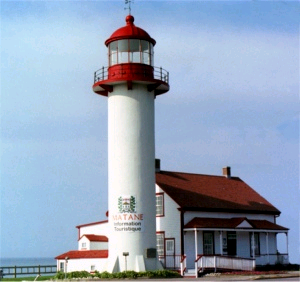
%> input picture TP6_demosaicing_Bayer/images/Ima_phare.tif, 300 x 282 px
$ octave TP6_colorimetrie.m   (GNU Octave 9; MATLAB toolbox functions it lacks are replaced by stand-ins)
%> lines starting %> are read from the running program, lines starting %| are printed output that depends on the picture
### TP6_demosaicing_Bayer/src/bayer.m
% [17 lines of commented-out code are left out]
function  CFA  = bayer1(Input_RGB)

   %Input_RGB = imread('image/Demosaic5.tif');

    % R閏upere notre image - RGB
    taille = size(Input_RGB);

    for i=1:2:taille(1)-1
        for j=1:2:taille(2)-1

            CFA(i,j) = Input_RGB(i,j,1);
            CFA(i,j+1) = Input_RGB(i,j+1,2);
            CFA(i+1,j) = Input_RGB(i+1,j,2);
            CFA(i+1,j+1) = Input_RGB(i+1,j+1,3);
            CFA1(i,j,1) = Input_RGB(i,j,1);
            CFA1(i,j+1,2) = Input_RGB(i,j+1,2);
            CFA1(i+1,j,2) = Input_RGB(i+1,j,2);
            CFA1(i+1,j+1,3) = Input_RGB(i+1,j+1,3);
        end
    end
    % [7 lines of commented-out code are left out]

### TP6_demosaicing_Bayer/src/TP6_colorimetrie.m
clc; clear all; close all;

I = imread('Ima_phare.tif');
%> I is the input picture: size 282x300x3 uint8; mean R, G, B 147.6, 163.7, 185.9
figure;
imshow(I); title('Image originale')

Ired=I(:,:,1);
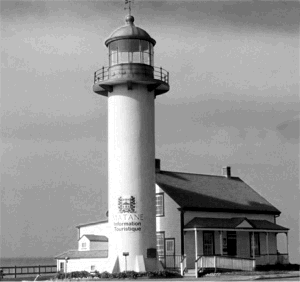
%> Ired: size 282x300 uint8; min 0, max 255, mean 147.6
Igreen = I(:,:,2);
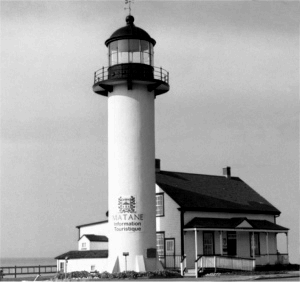
%> Igreen: size 282x300 uint8; min 0, max 255, mean 163.7
Iblue = I(:,:,3);
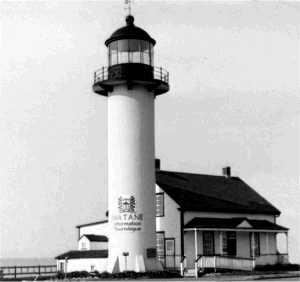
%> Iblue: size 282x300 uint8; min 0, max 255, mean 185.9
figure;
subplot(2,2,1); imshow(Ired); title('R');
subplot(2,2,2); imshow(Igreen); title('G');
subplot(2,2,3); imshow(Iblue); title('B');

CFA = bayer(I);
%> after the loop in bayer1, `for i=1:2:taille(1)-1`:
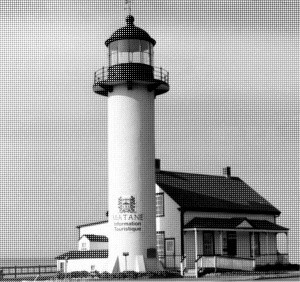
%> CFA: size 282x300 uint8; min 0, max 255, mean 165.2
%> after the loop in bayer1, `for i=1:2:taille(1)-1`:
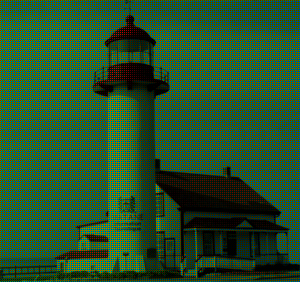
%> CFA1: size 282x300x3 uint8; mean R, G, B 36.9, 81.9, 46.4
figure;
imshow(CFA); title('Image CFA')

gbrg = demosaic(CFA,"gbrg");
grbg = demosaic(CFA,"grbg");
bggr = demosaic(CFA,"bggr");
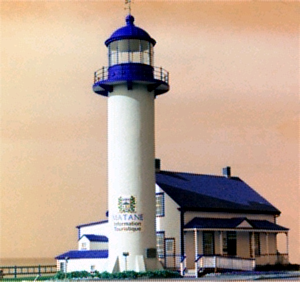
%> bggr: size 282x300x3 uint8; mean R, G, B 186.1, 163.8, 147.7
rggb = demosaic(CFA,"rggb");
figure;
subplot(2,2,1); imshow(gbrg); title('GBRG');
subplot(2,2,2); imshow(grbg); title('GRBG');
subplot(2,2,3); imshow(bggr); title('BGGR');
subplot(2,2,4); imshow(rggb); title('RGGB');

CFAred = rggb(:,:,1);
CFAgreen = rggb(:,:,2);
CFAblue = rggb(:,:,3);
diffRed = double(Ired-CFAred);
diffGreen = double(Igreen-CFAgreen);
diffBlue=double(Iblue-CFAblue);
distanceColorimetrique = sqrt(diffRed.^2 + diffGreen.^2 + diffBlue.^2);
figure;
imshow(distanceColorimetrique,[]); title('Distance colorimétrique');

L1a1b1=rgb2lab(I);
%> L1a1b1: size 282x300x3 double; mean of channels 1, 2, 3 66.1, 0.1, -12.4
L2a2b2=rgb2lab(rggb);
%> L2a2b2: size 282x300x3 double; mean of channels 1, 2, 3 66.1, 0.2, -12.5
deltaE = sqrt((L2a2b2(:,:,1) - L1a1b1(:,:,1)).^2 + (L2a2b2(:,:,2) - L1a1b1(:,:,2)).^2 + (L2a2b2(:,:,3) - L1a1b1(:,:,3)).^2);
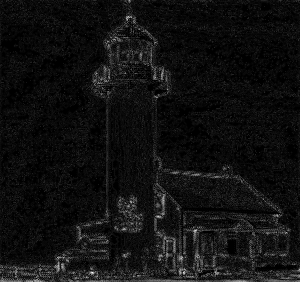
%> deltaE: size 282x300 double; min 0, max 35.69, mean 2.4; drawn with min black and max white
figure;
imshow(deltaE, []); title('Delta E 76');

% la methode delta e76 est meilleure visuellement (moins pixelisée)
